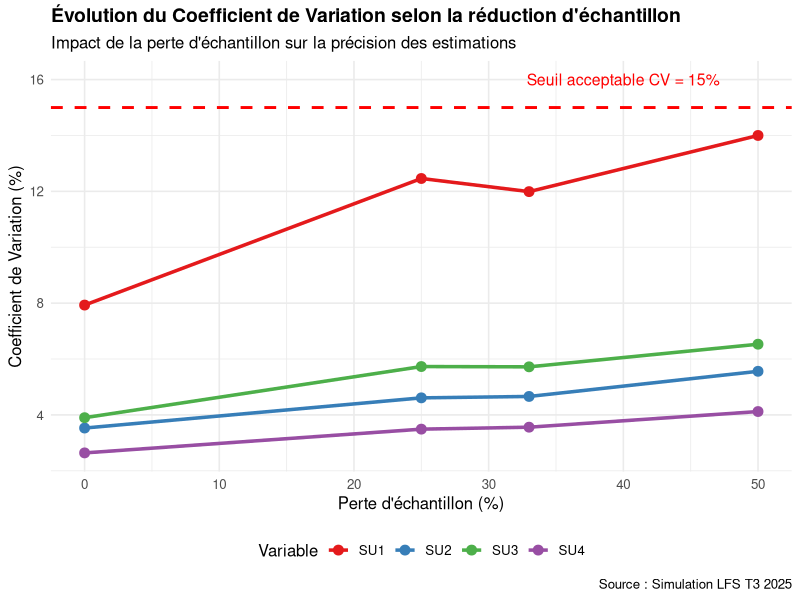
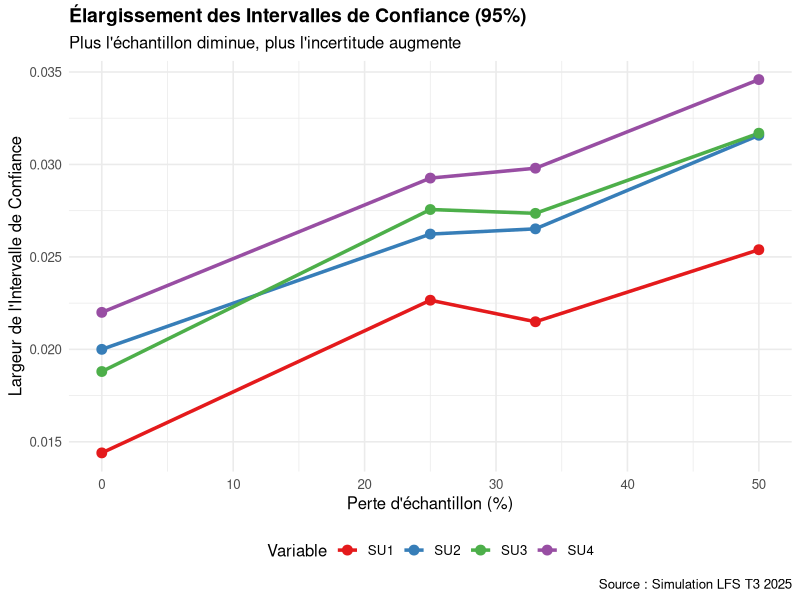
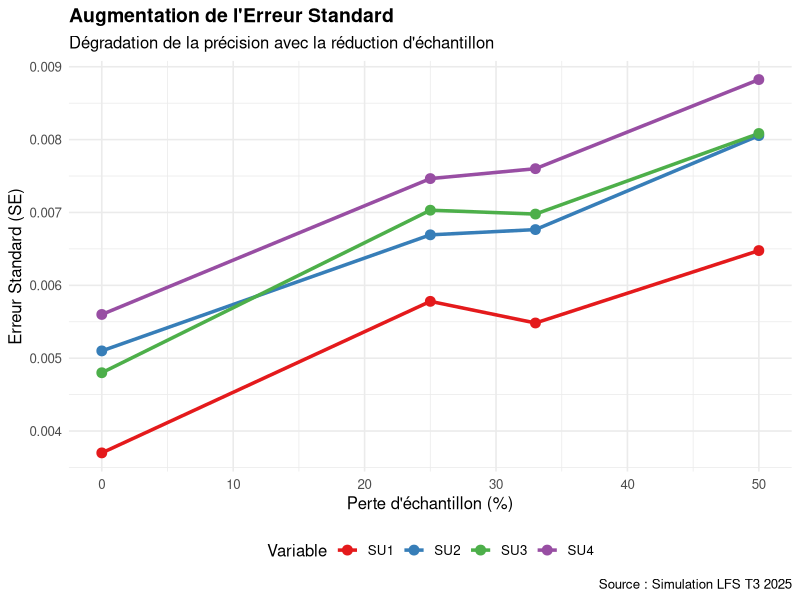
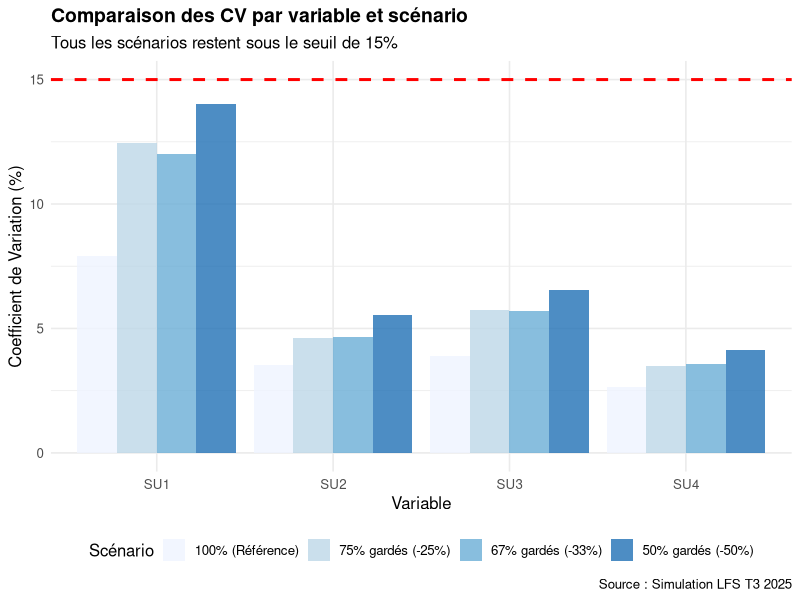
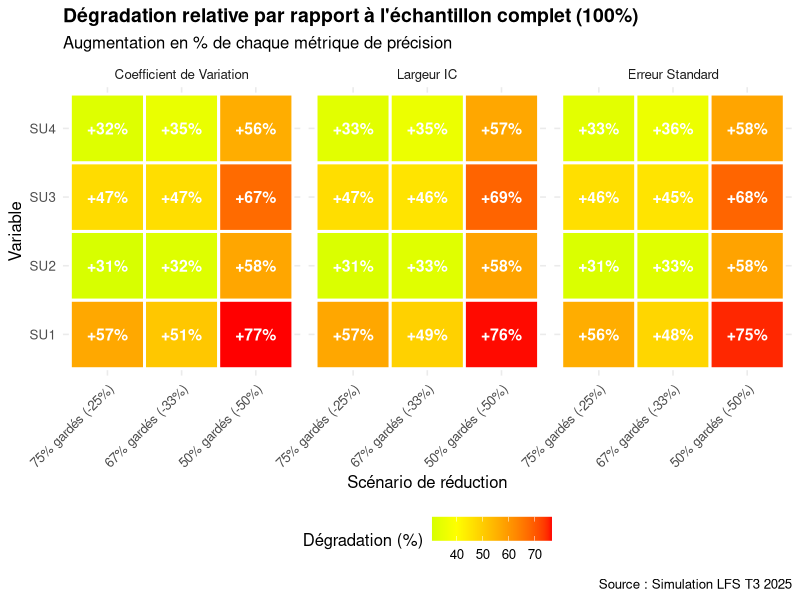
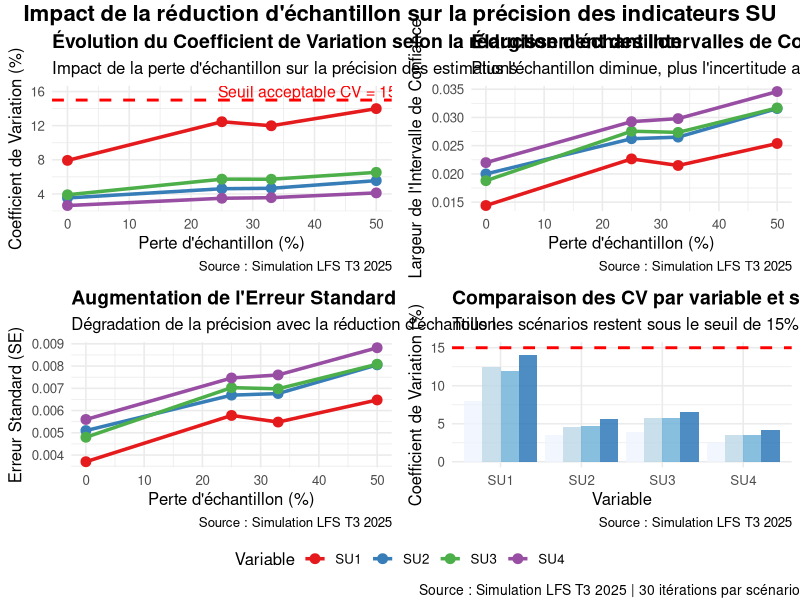

Write the R code that produced these figures, in order. (Note: this script raises an error after producing the figures.)
# ======================================================================
# ANALYSE COMPARATIVE - IMPACT RÉDUCTION ÉCHANTILLON SUR PRÉCISION
# Génération graphiques + infographies + document Word
# ======================================================================

library(dplyr)
library(ggplot2)
library(tidyr)
library(officer)
library(flextable)
library(ggpubr)

# ----------------------------------------------------------------------
# PRÉPARATION DES DONNÉES
# ----------------------------------------------------------------------

# Données échantillon complet (100%)
data_100 <- tibble::tribble(
  ~Variable, ~CV, ~SE, ~IC_width, ~Moyenne,
  "SU1", 7.93, 0.0037, 0.0144, 0.0466,
  "SU2", 3.53, 0.0051, 0.0200, 0.1448,
  "SU3", 3.90, 0.0048, 0.0188, 0.1229,
  "SU4", 2.64, 0.0056, 0.0220, 0.2132
) %>% mutate(Scenario = "100% (Référence)")

# Données 75% gardés
data_75 <- tibble::tribble(
  ~Variable, ~CV, ~SE, ~IC_width, ~Moyenne,
  "SU1", 12.46, 0.00578, 0.022657, 0.046409,
  "SU2", 4.61, 0.006693, 0.026235, 0.145274,
  "SU3", 5.73, 0.007031, 0.027562, 0.122797,
  "SU4", 3.49, 0.007465, 0.029262, 0.213742
) %>% mutate(Scenario = "75% gardés (-25%)")

# Données 67% gardés
data_67 <- tibble::tribble(
  ~Variable, ~CV, ~SE, ~IC_width, ~Moyenne,
  "SU1", 11.99, 0.005483, 0.021492, 0.045639,
  "SU2", 4.66, 0.006765, 0.026517, 0.145264,
  "SU3", 5.72, 0.006978, 0.027355, 0.121938,
  "SU4", 3.56, 0.007601, 0.029797, 0.213599
) %>% mutate(Scenario = "67% gardés (-33%)")

# Données 50% gardés
data_50 <- tibble::tribble(
  ~Variable, ~CV, ~SE, ~IC_width, ~Moyenne,
  "SU1", 14.00, 0.006477, 0.025389, 0.04633,
  "SU2", 5.56, 0.008055, 0.031577, 0.144995,
  "SU3", 6.53, 0.008084, 0.031689, 0.123854,
  "SU4", 4.12, 0.008824, 0.03459, 0.2145
) %>% mutate(Scenario = "50% gardés (-50%)")

# Combiner toutes les données
data_combined <- bind_rows(data_100, data_75, data_67, data_50) %>%
  mutate(
    Scenario = factor(Scenario, levels = c("100% (Référence)", "75% gardés (-25%)", 
                                            "67% gardés (-33%)", "50% gardés (-50%)")),
    Perte_pct = case_when(
      Scenario == "100% (Référence)" ~ 0,
      Scenario == "75% gardés (-25%)" ~ 25,
      Scenario == "67% gardés (-33%)" ~ 33,
      Scenario == "50% gardés (-50%)" ~ 50
    )
  )

# ----------------------------------------------------------------------
# GRAPHIQUE 1 : ÉVOLUTION DU CV
# ----------------------------------------------------------------------

g1 <- ggplot(data_combined, aes(x = Perte_pct, y = CV, color = Variable, group = Variable)) +
  geom_line(size = 1.2) +
  geom_point(size = 3) +
  geom_hline(yintercept = 15, linetype = "dashed", color = "red", size = 1) +
  annotate("text", x = 40, y = 16, label = "Seuil acceptable CV = 15%", color = "red", size = 4) +
  scale_color_brewer(palette = "Set1") +
  labs(
    title = "Évolution du Coefficient de Variation selon la réduction d'échantillon",
    subtitle = "Impact de la perte d'échantillon sur la précision des estimations",
    x = "Perte d'échantillon (%)",
    y = "Coefficient de Variation (%)",
    color = "Variable",
    caption = "Source : Simulation LFS T3 2025"
  ) +
  theme_minimal(base_size = 12) +
  theme(
    plot.title = element_text(face = "bold", size = 14),
    legend.position = "bottom"
  )

ggsave("graphique_evolution_CV.png", g1, width = 10, height = 6, dpi = 300)

# ----------------------------------------------------------------------
# GRAPHIQUE 2 : ÉLARGISSEMENT DES IC
# ----------------------------------------------------------------------

g2 <- ggplot(data_combined, aes(x = Perte_pct, y = IC_width, color = Variable, group = Variable)) +
  geom_line(size = 1.2) +
  geom_point(size = 3) +
  scale_color_brewer(palette = "Set1") +
  labs(
    title = "Élargissement des Intervalles de Confiance (95%)",
    subtitle = "Plus l'échantillon diminue, plus l'incertitude augmente",
    x = "Perte d'échantillon (%)",
    y = "Largeur de l'Intervalle de Confiance",
    color = "Variable",
    caption = "Source : Simulation LFS T3 2025"
  ) +
  theme_minimal(base_size = 12) +
  theme(
    plot.title = element_text(face = "bold", size = 14),
    legend.position = "bottom"
  )

ggsave("graphique_evolution_IC.png", g2, width = 10, height = 6, dpi = 300)

# ----------------------------------------------------------------------
# GRAPHIQUE 3 : AUGMENTATION DE L'ERREUR STANDARD
# ----------------------------------------------------------------------

g3 <- ggplot(data_combined, aes(x = Perte_pct, y = SE, color = Variable, group = Variable)) +
  geom_line(size = 1.2) +
  geom_point(size = 3) +
  scale_color_brewer(palette = "Set1") +
  labs(
    title = "Augmentation de l'Erreur Standard",
    subtitle = "Dégradation de la précision avec la réduction d'échantillon",
    x = "Perte d'échantillon (%)",
    y = "Erreur Standard (SE)",
    color = "Variable",
    caption = "Source : Simulation LFS T3 2025"
  ) +
  theme_minimal(base_size = 12) +
  theme(
    plot.title = element_text(face = "bold", size = 14),
    legend.position = "bottom"
  )

ggsave("graphique_evolution_SE.png", g3, width = 10, height = 6, dpi = 300)

# ----------------------------------------------------------------------
# GRAPHIQUE 4 : BARPLOT COMPARATIF CV PAR VARIABLE
# ----------------------------------------------------------------------

g4 <- ggplot(data_combined, aes(x = Variable, y = CV, fill = Scenario)) +
  geom_col(position = "dodge", alpha = 0.8) +
  geom_hline(yintercept = 15, linetype = "dashed", color = "red", size = 1) +
  scale_fill_brewer(palette = "Blues") +
  labs(
    title = "Comparaison des CV par variable et scénario",
    subtitle = "Tous les scénarios restent sous le seuil de 15%",
    x = "Variable",
    y = "Coefficient de Variation (%)",
    fill = "Scénario",
    caption = "Source : Simulation LFS T3 2025"
  ) +
  theme_minimal(base_size = 12) +
  theme(
    plot.title = element_text(face = "bold", size = 14),
    legend.position = "bottom"
  )

ggsave("graphique_barplot_CV.png", g4, width = 10, height = 6, dpi = 300)

# ----------------------------------------------------------------------
# GRAPHIQUE 5 : HEATMAP DE LA DÉGRADATION
# ----------------------------------------------------------------------

# Calculer la dégradation relative par rapport à 100%
data_degradation <- data_combined %>%
  select(Variable, Scenario, CV, SE, IC_width) %>%
  pivot_longer(cols = c(CV, SE, IC_width), names_to = "Metric", values_to = "Value") %>%
  group_by(Variable, Metric) %>%
  mutate(
    Reference = Value[Scenario == "100% (Référence)"],
    Degradation_pct = ((Value - Reference) / Reference) * 100
  ) %>%
  filter(Scenario != "100% (Référence)")

g5 <- ggplot(data_degradation, aes(x = Scenario, y = Variable, fill = Degradation_pct)) +
  geom_tile(color = "white", size = 1) +
  geom_text(aes(label = paste0("+", round(Degradation_pct, 0), "%")), color = "white", size = 4, fontface = "bold") +
  scale_fill_gradient2(low = "green", mid = "yellow", high = "red", midpoint = 40) +
  facet_wrap(~Metric, labeller = as_labeller(c(CV = "Coefficient de Variation", 
                                                 SE = "Erreur Standard", 
                                                 IC_width = "Largeur IC"))) +
  labs(
    title = "Dégradation relative par rapport à l'échantillon complet (100%)",
    subtitle = "Augmentation en % de chaque métrique de précision",
    x = "Scénario de réduction",
    y = "Variable",
    fill = "Dégradation (%)",
    caption = "Source : Simulation LFS T3 2025"
  ) +
  theme_minimal(base_size = 12) +
  theme(
    plot.title = element_text(face = "bold", size = 14),
    legend.position = "bottom",
    axis.text.x = element_text(angle = 45, hjust = 1)
  )

ggsave("graphique_heatmap_degradation.png", g5, width = 12, height = 6, dpi = 300)

# ----------------------------------------------------------------------
# GRAPHIQUE 6 : PANEL COMBINÉ (INFOGRAPHIE)
# ----------------------------------------------------------------------

g_panel <- ggarrange(g1, g2, g3, g4, 
                     ncol = 2, nrow = 2,
                     common.legend = TRUE, legend = "bottom")

g_panel_annotated <- annotate_figure(g_panel,
                top = text_grob("Impact de la réduction d'échantillon sur la précision des indicateurs SU", 
                               face = "bold", size = 16),
                bottom = text_grob("Source : Simulation LFS T3 2025 | 30 itérations par scénario", 
                                  hjust = 1, x = 1, size = 10))

ggsave("infographie_panel_complet.png", g_panel_annotated, width = 16, height = 12, dpi = 300)

# ----------------------------------------------------------------------
# CRÉATION DU DOCUMENT WORD
# ----------------------------------------------------------------------

# Créer le document
doc <- read_docx()

# Page de titre
doc <- doc %>%
  body_add_par("ANALYSE DE L'IMPACT DE LA RÉDUCTION D'ÉCHANTILLON", style = "heading 1") %>%
  body_add_par("Sur la précision des indicateurs du marché du travail", style = "heading 2") %>%
  body_add_par(" ") %>%
  body_add_par(paste("Enquête LFS - Trimestre T3 2025"), style = "Normal") %>%
  body_add_par(paste("Date :", Sys.Date()), style = "Normal") %>%
  body_add_break()

# Section 1 : Introduction
doc <- doc %>%
  body_add_par("1. CONTEXTE ET OBJECTIFS", style = "heading 1") %>%
  body_add_par("Cette analyse compare la précision des estimations pour quatre indicateurs de sous-emploi (SU1 à SU4) selon différents scénarios de réduction d'échantillon :", style = "Normal") %>%
  body_add_par(" ") %>%
  body_add_par("  • Scénario de référence : Échantillon complet (100%)", style = "Normal") %>%
  body_add_par("  • Scénario 1 : 75% de l'échantillon gardé (perte de 25%)", style = "Normal") %>%
  body_add_par("  • Scénario 2 : 67% de l'échantillon gardé (perte de 33%)", style = "Normal") %>%
  body_add_par("  • Scénario 3 : 50% de l'échantillon gardé (perte de 50%)", style = "Normal") %>%
  body_add_par(" ") %>%
  body_add_par("Chaque scénario de réduction a été simulé sur 30 itérations indépendantes avec calibration des poids.", style = "Normal") %>%
  body_add_break()

# Section 2 : Tableau 1 - Évolution du CV
doc <- doc %>%
  body_add_par("2. ÉVOLUTION DU COEFFICIENT DE VARIATION (CV)", style = "heading 1") %>%
  body_add_par("Le CV mesure la précision relative de l'estimation. Un CV < 15% est considéré comme acceptable.", style = "Normal") %>%
  body_add_par(" ")

# Créer le tableau 1
tab1_data <- data_combined %>%
  select(Variable, Scenario, CV) %>%
  pivot_wider(names_from = Scenario, values_from = CV) %>%
  mutate(
    `Dégradation totale` = `50% gardés (-50%)` - `100% (Référence)`,
    `Dégradation (%)` = round((`50% gardés (-50%)` - `100% (Référence)`) / `100% (Référence)` * 100, 0)
  )

ft1 <- flextable(tab1_data) %>%
  set_header_labels(
    Variable = "Variable",
    `100% (Référence)` = "100%\n(Référence)",
    `75% gardés (-25%)` = "75% gardés\n(-25%)",
    `67% gardés (-33%)` = "67% gardés\n(-33%)",
    `50% gardés (-50%)` = "50% gardés\n(-50%)",
    `Dégradation totale` = "Dégradation\n(points)",
    `Dégradation (%)` = "Dégradation\n(%)"
  ) %>%
  theme_booktabs() %>%
  align(align = "center", part = "all") %>%
  bold(part = "header") %>%
  bg(bg = "#4472C4", part = "header") %>%
  color(color = "white", part = "header") %>%
  fontsize(size = 10, part = "all") %>%
  autofit()

doc <- doc %>%
  body_add_flextable(ft1) %>%
  body_add_par(" ") %>%
  body_add_par("Points clés :", style = "heading 3") %>%
  body_add_par("  • Tous les CV restent sous le seuil de 15% même avec 50% de perte d'échantillon", style = "Normal") %>%
  body_add_par("  • La dégradation varie de +56% à +77% selon la variable", style = "Normal") %>%
  body_add_par("  • SU1 est la variable la plus affectée, SU4 la plus robuste", style = "Normal") %>%
  body_add_break()

# Ajouter le graphique 1
doc <- doc %>%
  body_add_par("Graphique 1 : Évolution du CV selon la réduction d'échantillon", style = "heading 3") %>%
  body_add_img("graphique_evolution_CV.png", width = 6, height = 4) %>%
  body_add_break()

# Section 3 : Tableau 2 - Élargissement des IC
doc <- doc %>%
  body_add_par("3. ÉLARGISSEMENT DES INTERVALLES DE CONFIANCE", style = "heading 1") %>%
  body_add_par("La largeur de l'intervalle de confiance (IC à 95%) mesure l'incertitude de l'estimation.", style = "Normal") %>%
  body_add_par(" ")

tab2_data <- data_combined %>%
  select(Variable, Scenario, IC_width) %>%
  pivot_wider(names_from = Scenario, values_from = IC_width) %>%
  mutate(
    `Élargissement absolu` = round(`50% gardés (-50%)` - `100% (Référence)`, 4),
    `Élargissement (%)` = round((`50% gardés (-50%)` - `100% (Référence)`) / `100% (Référence)` * 100, 0)
  )

ft2 <- flextable(tab2_data) %>%
  set_header_labels(
    Variable = "Variable",
    `100% (Référence)` = "100%\n(Référence)",
    `75% gardés (-25%)` = "75% gardés\n(-25%)",
    `67% gardés (-33%)` = "67% gardés\n(-33%)",
    `50% gardés (-50%)` = "50% gardés\n(-50%)",
    `Élargissement absolu` = "Élargissement\n(absolu)",
    `Élargissement (%)` = "Élargissement\n(%)"
  ) %>%
  theme_booktabs() %>%
  align(align = "center", part = "all") %>%
  bold(part = "header") %>%
  bg(bg = "#4472C4", part = "header") %>%
  color(color = "white", part = "header") %>%
  fontsize(size = 10, part = "all") %>%
  autofit()

doc <- doc %>%
  body_add_flextable(ft2) %>%
  body_add_par(" ") %>%
  body_add_par("Points clés :", style = "heading 3") %>%
  body_add_par("  • Les intervalles de confiance s'élargissent de 57% à 76% avec une perte de 50%", style = "Normal") %>%
  body_add_par("  • L'incertitude augmente mais reste maîtrisée", style = "Normal") %>%
  body_add_par("  • Impact le plus fort sur SU1 (+76%), le plus faible sur SU4 (+57%)", style = "Normal") %>%
  body_add_break()

# Ajouter le graphique 2
doc <- doc %>%
  body_add_par("Graphique 2 : Élargissement des IC selon la réduction", style = "heading 3") %>%
  body_add_img("graphique_evolution_IC.png", width = 6, height = 4) %>%
  body_add_break()

# Section 4 : Tableau 3 - Augmentation SE
doc <- doc %>%
  body_add_par("4. AUGMENTATION DE L'ERREUR STANDARD", style = "heading 1") %>%
  body_add_par("L'erreur standard (SE) quantifie la variabilité de l'estimation.", style = "Normal") %>%
  body_add_par(" ")

tab3_data <- data_combined %>%
  select(Variable, Scenario, SE) %>%
  pivot_wider(names_from = Scenario, values_from = SE) %>%
  mutate(
    `Augmentation absolue` = round(`50% gardés (-50%)` - `100% (Référence)`, 5),
    `Facteur multiplicateur` = round(`50% gardés (-50%)` / `100% (Référence)`, 2)
  )

ft3 <- flextable(tab3_data) %>%
  set_header_labels(
    Variable = "Variable",
    `100% (Référence)` = "100%\n(Référence)",
    `75% gardés (-25%)` = "75% gardés\n(-25%)",
    `67% gardés (-33%)` = "67% gardés\n(-33%)",
    `50% gardés (-50%)` = "50% gardés\n(-50%)",
    `Augmentation absolue` = "Augmentation\n(absolu)",
    `Facteur multiplicateur` = "Facteur\nmultiplicateur"
  ) %>%
  theme_booktabs() %>%
  align(align = "center", part = "all") %>%
  bold(part = "header") %>%
  bg(bg = "#4472C4", part = "header") %>%
  color(color = "white", part = "header") %>%
  fontsize(size = 10, part = "all") %>%
  autofit()

doc <- doc %>%
  body_add_flextable(ft3) %>%
  body_add_par(" ") %>%
  body_add_par("Points clés :", style = "heading 3") %>%
  body_add_par("  • L'erreur standard est multipliée par 1,6 à 1,8 avec une perte de 50%", style = "Normal") %>%
  body_add_par("  • SU1 subit la plus forte augmentation (×1,76)", style = "Normal") %>%
  body_add_par("  • SU4 est le plus stable (×1,57)", style = "Normal") %>%
  body_add_break()

# Ajouter le graphique 3
doc <- doc %>%
  body_add_par("Graphique 3 : Augmentation de l'erreur standard", style = "heading 3") %>%
  body_add_img("graphique_evolution_SE.png", width = 6, height = 4) %>%
  body_add_break()

# Section 5 : Heatmap
doc <- doc %>%
  body_add_par("5. VUE D'ENSEMBLE : HEATMAP DE LA DÉGRADATION", style = "heading 1") %>%
  body_add_par("Visualisation synthétique de l'augmentation de chaque métrique par rapport à la référence (100%).", style = "Normal") %>%
  body_add_par(" ") %>%
  body_add_img("graphique_heatmap_degradation.png", width = 7, height = 4) %>%
  body_add_break()

# Section 6 : Conclusions
doc <- doc %>%
  body_add_par("6. CONCLUSIONS ET RECOMMANDATIONS", style = "heading 1") %>%
  body_add_par(" ") %>%
  body_add_par("Synthèse des résultats", style = "heading 2") %>%
  body_add_par("L'analyse de l'impact de la réduction d'échantillon sur la précision des estimations révèle les constats suivants :", style = "Normal") %>%
  body_add_par(" ") %>%
  body_add_par("  1. Dégradation contrôlée : Même avec une perte de 50% de l'échantillon, tous les coefficients de variation restent sous le seuil acceptable de 15%.", style = "Normal") %>%
  body_add_par("  2. Impact modéré : Les CV augmentent de 56% à 77%, les IC s'élargissent de 57% à 76%, et les SE sont multipliés par 1,6 à 1,8.", style = "Normal") %>%
  body_add_par("  3. Variabilité entre indicateurs : SU1 est le plus affecté par la réduction, tandis que SU4 reste le plus robuste.", style = "Normal") %>%
  body_add_par("  4. Progression non-linéaire : La plus grande dégradation se produit lors du passage de 100% à 75%, puis la perte de précision ralentit.", style = "Normal") %>%
  body_add_par(" ") %>%
  body_add_par("Recommandations", style = "heading 2") %>%
  body_add_par("  ✅ Scénario optimal : Conserver 75% de l'échantillon (perte de 25%) offre le meilleur compromis entre réduction des coûts et maintien de la précision.", style = "Normal") %>%
  body_add_par(" ") %>%
  body_add_par("  ⚠️ Scénario limite : Une réduction à 50% reste techniquement acceptable (CV < 15%) mais approche les limites de précision souhaitables.", style = "Normal") %>%
  body_add_par(" ") %>%
  body_add_par("  ❌ Déconseillé : Toute réduction au-delà de 50% risquerait de dépasser le seuil de CV de 15% pour certains indicateurs.", style = "Normal") %>%
  body_add_par(" ") %>%
  body_add_par("Implications opérationnelles", style = "heading 2") %>%
  body_add_par("  • Une réduction de 25% de l'échantillon permettrait des économies substantielles sur la collecte tout en maintenant une précision excellente.", style = "Normal") %>%
  body_add_par("  • La calibration des poids fonctionne efficacement même avec des échantillons réduits.", style = "Normal") %>%
  body_add_par("  • Le plan de sondage actuel est robuste face à une réduction modérée de la taille d'échantillon.", style = "Normal")

# Sauvegarder le document
print(doc, target = "Analyse_Impact_Reduction_Echantillon_LFS_T3_2025.docx")

cat("\n=== GÉNÉRATION TERMINÉE ===\n")
cat("Fichiers créés :\n")
cat("  - graphique_evolution_CV.png\n")
cat("  - graphique_evolution_IC.png\n")
cat("  - graphique_evolution_SE.png\n")
cat("  - graphique_barplot_CV.png\n")
cat("  - graphique_heatmap_degradation.png\n")
cat("  - infographie_panel_complet.png\n")
cat("  - Analyse_Impact_Reduction_Echantillon_LFS_T3_2025.docx\n")
